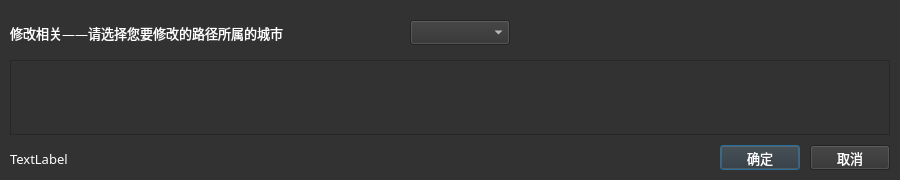
<?xml version="1.0" encoding="UTF-8"?>
<ui version="4.0">
 <class>Dialog</class>
 <widget class="QDialog" name="Dialog">
  <property name="geometry">
   <rect>
    <x>0</x>
    <y>0</y>
    <width>900</width>
    <height>180</height>
   </rect>
  </property>
  <property name="windowTitle">
   <string>Dialog</string>
  </property>
  <property name="styleSheet">
   <string notr="true">background-color: rgb(50, 50, 50);
color: rgb(255, 255, 255);</string>
  </property>
  <widget class="QTableWidget" name="tbw_dialog">
   <property name="geometry">
    <rect>
     <x>10</x>
     <y>60</y>
     <width>880</width>
     <height>75</height>
    </rect>
   </property>
  </widget>
  <widget class="QPushButton" name="btnOk">
   <property name="geometry">
    <rect>
     <x>720</x>
     <y>145</y>
     <width>80</width>
     <height>25</height>
    </rect>
   </property>
   <property name="font">
    <font>
     <family>微软雅黑</family>
     <pointsize>10</pointsize>
    </font>
   </property>
   <property name="text">
    <string>确定</string>
   </property>
  </widget>
  <widget class="QPushButton" name="btnCancel">
   <property name="geometry">
    <rect>
     <x>810</x>
     <y>145</y>
     <width>80</width>
     <height>25</height>
    </rect>
   </property>
   <property name="font">
    <font>
     <family>微软雅黑</family>
     <pointsize>10</pointsize>
    </font>
   </property>
   <property name="text">
    <string>取消</string>
   </property>
  </widget>
  <widget class="QLabel" name="label">
   <property name="geometry">
    <rect>
     <x>10</x>
     <y>20</y>
     <width>371</width>
     <height>25</height>
    </rect>
   </property>
   <property name="font">
    <font>
     <family>微软雅黑</family>
     <pointsize>10</pointsize>
    </font>
   </property>
   <property name="text">
    <string>修改相关——请选择您要修改的路径所属的城市</string>
   </property>
  </widget>
  <widget class="QComboBox" name="cmb_city">
   <property name="geometry">
    <rect>
     <x>410</x>
     <y>20</y>
     <width>100</width>
     <height>25</height>
    </rect>
   </property>
  </widget>
  <widget class="QLabel" name="lab_example">
   <property name="geometry">
    <rect>
     <x>10</x>
     <y>146</y>
     <width>400</width>
     <height>25</height>
    </rect>
   </property>
   <property name="font">
    <font>
     <family>微软雅黑</family>
     <pointsize>10</pointsize>
    </font>
   </property>
   <property name="text">
    <string>TextLabel</string>
   </property>
  </widget>
 </widget>
 <resources/>
 <connections/>
</ui>
